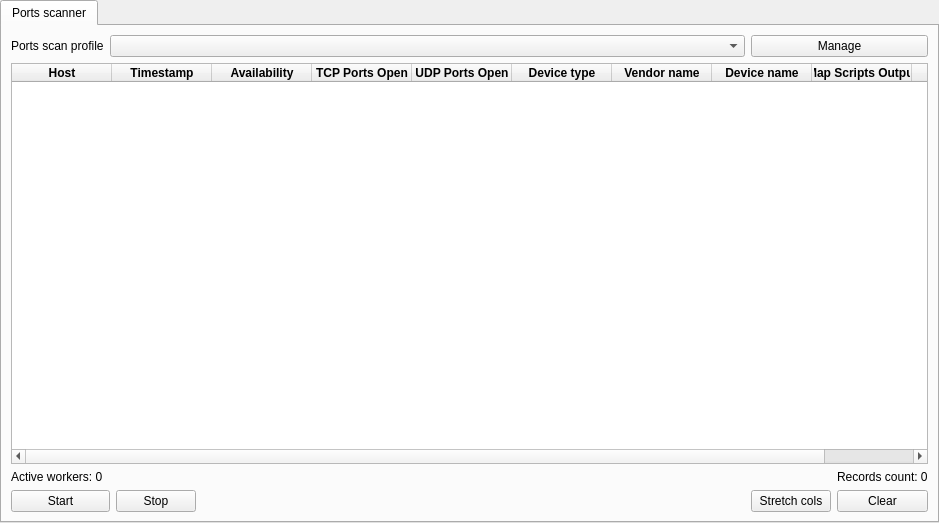
<?xml version="1.0" encoding="UTF-8"?>
<ui version="4.0">
 <class>Network</class>
 <widget class="QWidget" name="Network">
  <property name="geometry">
   <rect>
    <x>0</x>
    <y>0</y>
    <width>939</width>
    <height>523</height>
   </rect>
  </property>
  <property name="windowTitle">
   <string>Network</string>
  </property>
  <layout class="QGridLayout" name="gridLayout">
   <property name="leftMargin">
    <number>0</number>
   </property>
   <property name="topMargin">
    <number>0</number>
   </property>
   <property name="rightMargin">
    <number>0</number>
   </property>
   <property name="bottomMargin">
    <number>0</number>
   </property>
   <item row="0" column="0">
    <widget class="QTabWidget" name="tabWidget">
     <property name="currentIndex">
      <number>0</number>
     </property>
     <widget class="QWidget" name="tab">
      <attribute name="title">
       <string>Ports scanner</string>
      </attribute>
      <layout class="QGridLayout" name="gridLayout_2">
       <item row="3" column="2">
        <widget class="QPushButton" name="pushButton_PortsScanner_Stop">
         <property name="text">
          <string>Stop</string>
         </property>
        </widget>
       </item>
       <item row="3" column="5">
        <widget class="QPushButton" name="pushButton_PortsScanner_Clear">
         <property name="text">
          <string>Clear</string>
         </property>
        </widget>
       </item>
       <item row="0" column="0">
        <widget class="QLabel" name="label">
         <property name="text">
          <string>Ports scan profile</string>
         </property>
        </widget>
       </item>
       <item row="1" column="0" colspan="6">
        <widget class="AdvancedTableWidget" name="tableWidget_PortsScanner">
         <column>
          <property name="text">
           <string>Host</string>
          </property>
          <property name="font">
           <font>
            <bold>true</bold>
           </font>
          </property>
         </column>
         <column>
          <property name="text">
           <string>Timestamp</string>
          </property>
          <property name="font">
           <font>
            <bold>true</bold>
           </font>
          </property>
         </column>
         <column>
          <property name="text">
           <string>Availability</string>
          </property>
          <property name="font">
           <font>
            <bold>true</bold>
           </font>
          </property>
         </column>
         <column>
          <property name="text">
           <string>TCP Ports Open</string>
          </property>
          <property name="font">
           <font>
            <bold>true</bold>
           </font>
          </property>
         </column>
         <column>
          <property name="text">
           <string>UDP Ports Open</string>
          </property>
          <property name="font">
           <font>
            <bold>true</bold>
           </font>
          </property>
         </column>
         <column>
          <property name="text">
           <string>Device type</string>
          </property>
          <property name="font">
           <font>
            <bold>true</bold>
           </font>
          </property>
         </column>
         <column>
          <property name="text">
           <string>Vendor name</string>
          </property>
          <property name="font">
           <font>
            <bold>true</bold>
           </font>
          </property>
         </column>
         <column>
          <property name="text">
           <string>Device name</string>
          </property>
          <property name="font">
           <font>
            <bold>true</bold>
           </font>
          </property>
         </column>
         <column>
          <property name="text">
           <string>nMap Scripts Outputs</string>
          </property>
          <property name="font">
           <font>
            <bold>true</bold>
           </font>
          </property>
         </column>
         <column>
          <property name="text">
           <string>Status</string>
          </property>
          <property name="font">
           <font>
            <bold>true</bold>
           </font>
          </property>
         </column>
        </widget>
       </item>
       <item row="0" column="1" colspan="3">
        <widget class="QComboBox" name="comboBox_ScanProfiles"/>
       </item>
       <item row="3" column="4">
        <widget class="QPushButton" name="pushButton_PortsScanner_StretchCols">
         <property name="text">
          <string>Stretch cols</string>
         </property>
        </widget>
       </item>
       <item row="3" column="3">
        <spacer name="horizontalSpacer">
         <property name="orientation">
          <enum>Qt::Horizontal</enum>
         </property>
         <property name="sizeHint" stdset="0">
          <size>
           <width>402</width>
           <height>20</height>
          </size>
         </property>
        </spacer>
       </item>
       <item row="3" column="0" colspan="2">
        <widget class="QPushButton" name="pushButton_PortsScanner_Start">
         <property name="text">
          <string>Start</string>
         </property>
        </widget>
       </item>
       <item row="0" column="4" colspan="2">
        <widget class="QPushButton" name="pushButton_ManageProfiles">
         <property name="text">
          <string>Manage</string>
         </property>
        </widget>
       </item>
       <item row="2" column="0">
        <widget class="QLabel" name="label_PortsScanner_ActiveWorkers">
         <property name="text">
          <string>Active workers: 0</string>
         </property>
        </widget>
       </item>
       <item row="2" column="5">
        <widget class="QLabel" name="label_PortScanner_RecordsCount">
         <property name="text">
          <string>Records count: 0</string>
         </property>
        </widget>
       </item>
      </layout>
     </widget>
    </widget>
   </item>
  </layout>
 </widget>
 <customwidgets>
  <customwidget>
   <class>AdvancedTableWidget</class>
   <extends>QTableWidget</extends>
   <header>AdvancedTableWidget.h</header>
  </customwidget>
 </customwidgets>
 <resources/>
 <connections/>
 <slots>
  <slot>PortsScanner_ManageScanProfiles_pushButtonCLicked()</slot>
  <slot>PortsScanner_StartScan_pushButtonClocked()</slot>
  <slot>PortsScanner_StopScan_pushButtonClocked()</slot>
  <slot>PortsScanner_StretchTable_pushButtonClocked()</slot>
  <slot>PortsScanner_ClearTable_pushButtonClocked()</slot>
  <slot>PortsScanner_tableWidget_customContextMenuRequested(QPoint)</slot>
 </slots>
</ui>
